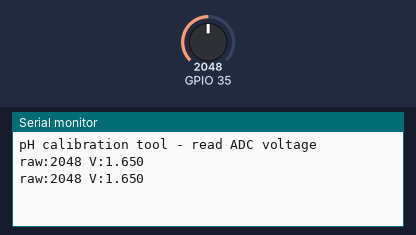
A sketch run on a simulated ESP32. Parts: the last lines printed to the serial monitor. The test bench sets the inputs (shaded band); at power-on: GPIO 35 = 2048 (analog values on the 0–4095 scale).

Above: at 3.2 s.
3.3 s: GPIO 35 set to 2866
At 4.6 s:
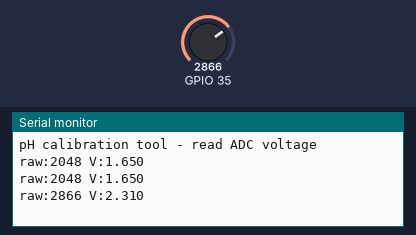
4.8 s: GPIO 35 set to 3603
At 5.8 s:
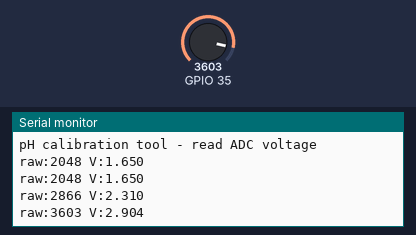
Timing chart, 0 to 7.8 s (numbered marks = the images above; inputs shaded):
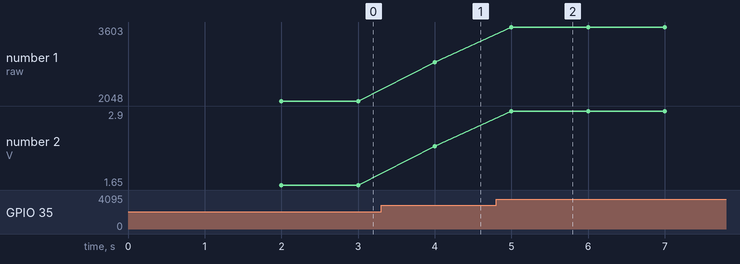

The sketch:

ph_calibration.ino
```cpp
// Simple pH raw ADC reader to help with calibration
void setup() {
  Serial.begin(115200);
  analogReadResolution(12);
  delay(2000);
  Serial.println("pH calibration tool - read ADC voltage");
}

void loop() {
  int raw = analogRead(35); // PH_PIN
  float v = raw / 4095.0 * 3.3;
  Serial.printf("raw:%d V:%.3f\n", raw, v);
  delay(1000);
}
```

Measured:
- after the input at 3.3 s, the serial monitor: prints a new line after 0.70 s (image 1)
- after the input at 4.8 s, the serial monitor: prints a new line after 0.20 s (image 2)
- plotted number 1: 2048 → 2866 after the input at 3.3 s, 2866 → 3603 after the input at 4.8 s
- plotted number 2: 1.65 → 2.31 after the input at 3.3 s, 2.31 → 2.9 after the input at 4.8 s
